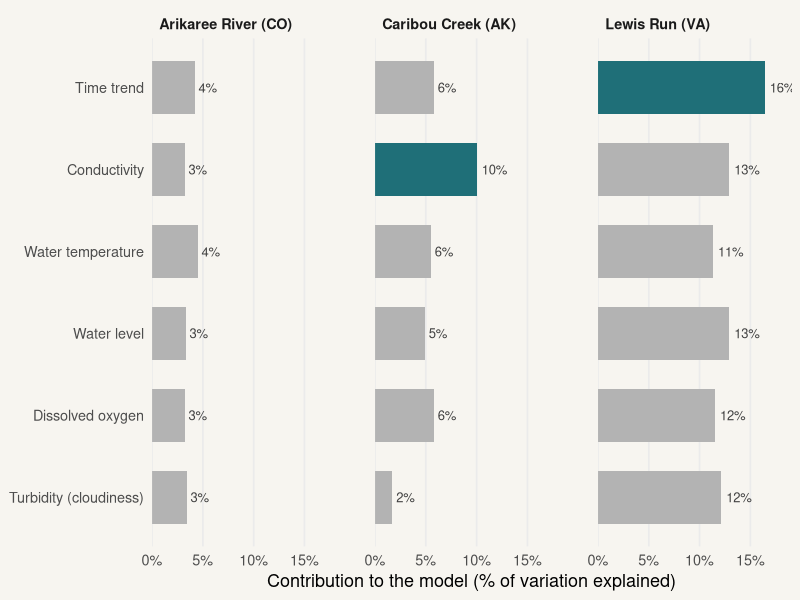

The R source for this figure:
## ---- chunk 1
#| label: setup
library(ggplot2)
library(dplyr)
library(tidyr)
library(knitr)
## ---- chunk 2
#| label: tbl-sites
#| tbl-cap: "The three study streams, ordered from lowest to highest typical nitrate. Data from Kermorvant et al. (2023, Table 2). µM = micromoles per litre."
sites <- tribble(
  ~Stream,                     ~Climate,     ~`Surrounding land`,            ~`Catchment size (km²)`, ~`Typical nitrate (µM)`,
  "Arikaree River, Colorado",  "Semi-arid",  "Grassland and farming",        "2,875",                 "5.5",
  "Caribou Creek, Alaska",     "Subarctic",  "Undisturbed forest (taiga)",   "106",                   "28.4",
  "Lewis Run, Virginia",       "Temperate",  "Farmland, near urban areas",   "11.9",                  "192"
)
kable(sites, align = c("l", "l", "l", "r", "r"))
## ---- chunk 3
#| label: fig-importance
#| fig-cap: "How much each reading helped predict nitrate in each stream (the drop in the model's accuracy when that reading is removed). Where one reading clearly stands out, it is highlighted. Approximate values read from Kermorvant et al. (2023, Fig. 4)."
#| fig-alt: "Three side-by-side bar charts, one per stream. At Arikaree River every reading contributes about 3 to 5 percent and none stands out. At Caribou Creek conductivity stands out at about 10 percent. At Lewis Run every reading contributes between about 11 and 16 percent, with the time trend largest."
#| fig-width: 9
#| fig-height: 4.2

# APPROXIMATE values read off Fig. 4 of Kermorvant et al. (2023) - check against the paper.
importance <- tribble(
  ~reading,                 ~`Arikaree River (CO)`, ~`Caribou Creek (AK)`, ~`Lewis Run (VA)`,
  "Time trend",              4.2,                    5.8,                   16.4,
  "Water temperature",       4.5,                    5.5,                   11.3,
  "Water level",             3.3,                    4.9,                   12.9,
  "Conductivity",            3.2,                    10.0,                  12.9,
  "Turbidity (cloudiness)",  3.4,                    1.7,                   12.1,
  "Dissolved oxygen",        3.2,                    5.8,                   11.5
)

importance_long <- importance |>
  pivot_longer(-reading, names_to = "stream", values_to = "pct") |>
  mutate(stream = factor(stream, levels = c("Arikaree River (CO)",
                                            "Caribou Creek (AK)",
                                            "Lewis Run (VA)"))) |>
  group_by(stream) |>
  mutate(top = pct == max(pct) &
               max(pct) - sort(pct, decreasing = TRUE)[2] > 1) |>
  ungroup() |>
  mutate(reading = reorder(reading, pct))

ggplot(importance_long, aes(x = pct, y = reading, fill = top)) +
  geom_col(width = 0.65) +
  geom_text(aes(label = paste0(round(pct), "%")),
            hjust = -0.2, size = 3.3, colour = "grey25") +
  facet_wrap(~ stream, nrow = 1) +
  scale_fill_manual(values = c(`FALSE` = "grey70", `TRUE` = "#1f6f78"),
                    guide = "none") +
  scale_x_continuous(limits = c(0, 19), expand = c(0, 0),
                     labels = function(x) paste0(x, "%")) +
  labs(x = "Contribution to the model (% of variation explained)", y = NULL) +
  theme_minimal(base_size = 13) +
  theme(panel.grid.major.y = element_blank(),
        panel.grid.minor = element_blank(),
        strip.text = element_text(face = "bold", hjust = 0),
        panel.spacing = unit(1.5, "lines"),
        plot.background = element_rect(fill = "#f7f5f0", colour = NA))
